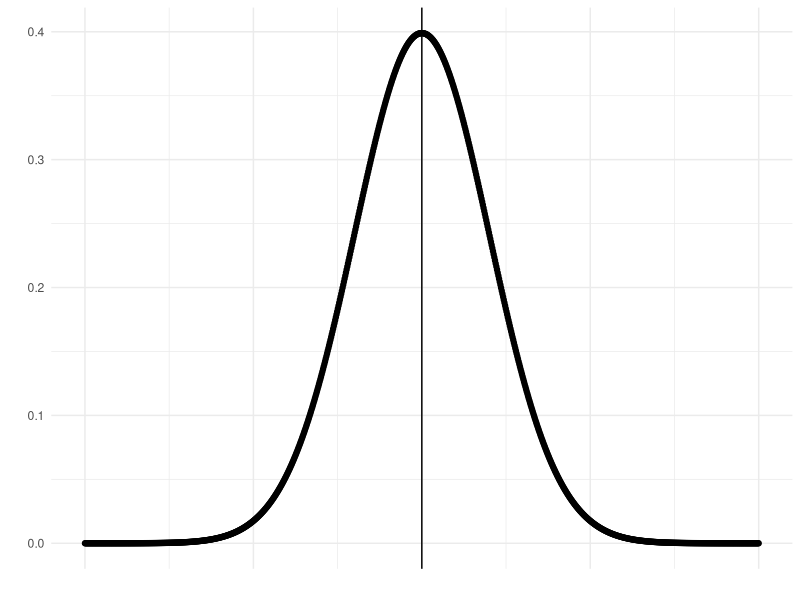
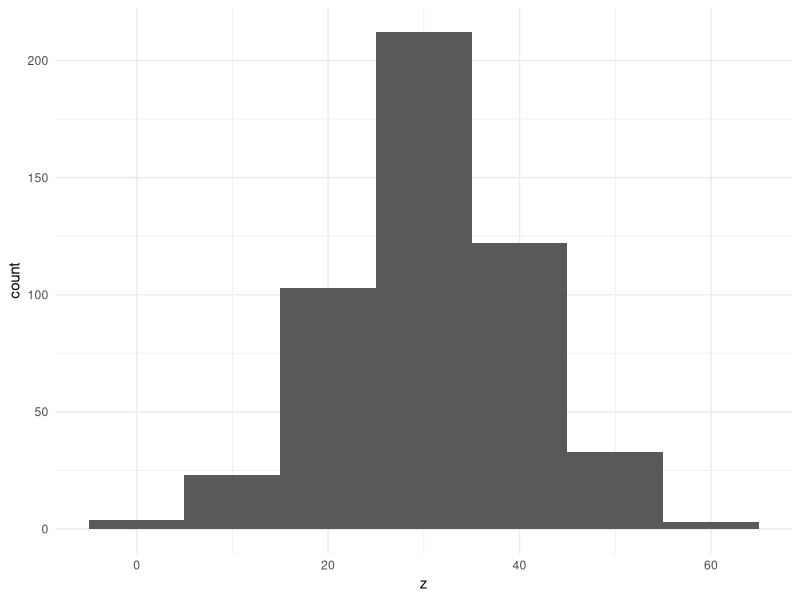
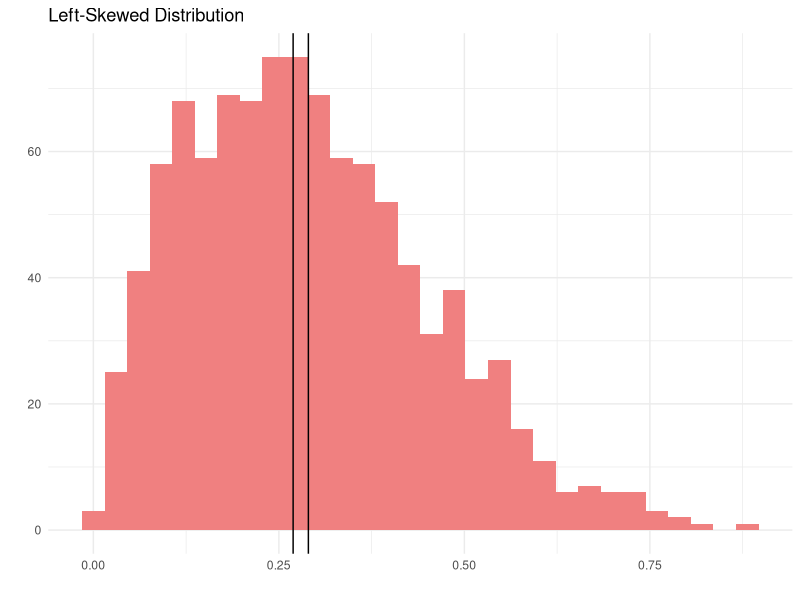
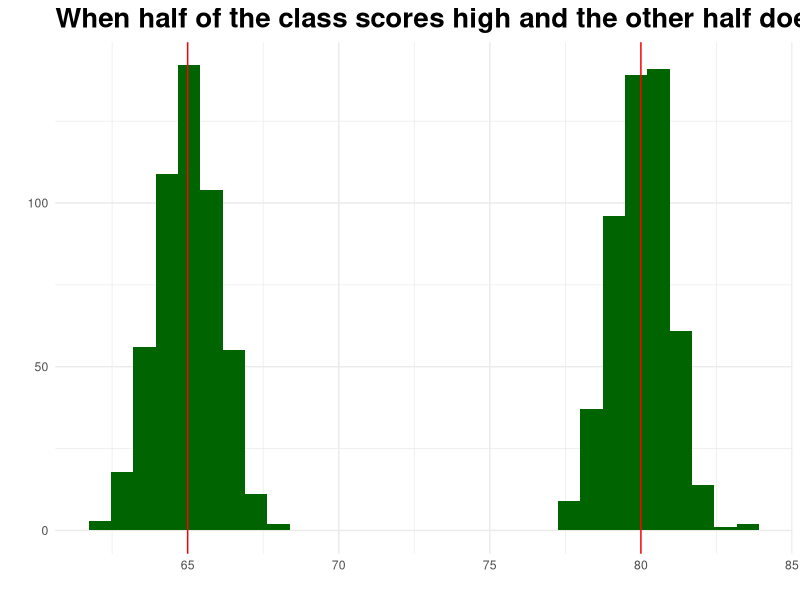
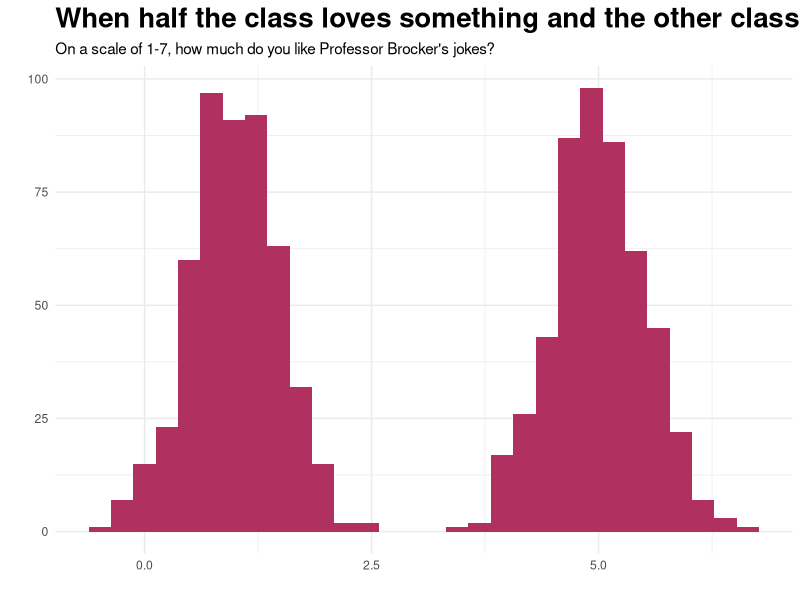

Generate these figures, in order, with R:
## ---- chunk 1
library(ggplot2)
x <- seq(5, 15, length=1000)

y <- dnorm(x, mean=10, sd=1)

nm <- data.frame(x,y)

ggplot(data = nm, aes(x,y)) + 
  geom_point() +
  theme_minimal() + 
  labs(
    x = "",
    y = "") +
  theme(
    axis.text.x = element_blank()
  ) +
  geom_vline(xintercept = 10)
## ---- chunk 2
xdf <- 
  data.frame(
    z = rnorm(500,30,sd =10)
    )
 
  ggplot(xdf, aes(z)) + 
  geom_histogram(
    binwidth = 10
  ) + 
    theme_minimal()
## ---- chunk 3
# Set seed for reproducibility
set.seed(123)

# Generate 1000 random values from a Beta distribution
left_skewed <- rbeta(1000, shape1 = 2, shape2 = 5)

data.frame(left_skewed) |> 
  ggplot(aes(left_skewed)) + 
  geom_histogram(fill = "lightcoral") +
  labs(
    title = "Left-Skewed Distribution",
    x = "",
    y = ""
  ) + 
  theme_minimal() + 
  geom_vline(xintercept = 
               median(left_skewed)) +
  geom_vline(xintercept = 
               mean(left_skewed)) 
## ---- chunk 4
exam <- 
  data.frame(
    l = c(rnorm(500,80,1),
          rnorm(500,65,1))
  )

ggplot(exam,aes(l)) + 
  geom_histogram(fill = "darkgreen") +
  labs(
    x = "",
    y = "",
    title = "When half of the class scores high and the other half doesn't"
  ) + 
  theme_minimal() +
  geom_vline(xintercept = 65,
             color = "red") + 
  geom_vline(xintercept = 80,
             color = "red") +
  theme(
    plot.title = 
      element_text(
        size = 20, 
        face = "bold")
  )
## ---- chunk 5
exam <- 
  data.frame(l = c(
    rnorm(500,1,0.5), 
    rnorm(500,5,0.5)) 
    )

ggplot(exam, aes(l)) + 
  geom_histogram(fill = "maroon") +
  labs(x = "", 
       y = "", 
       title = "When half the class loves something and the other class hates it!",
       subtitle = "On a scale of 1-7, how much do you like Professor Brocker's jokes?") + 
  theme_minimal() + 
  theme(
    plot.title = 
      element_text(
        size = 20, 
        face = "bold")
    )
